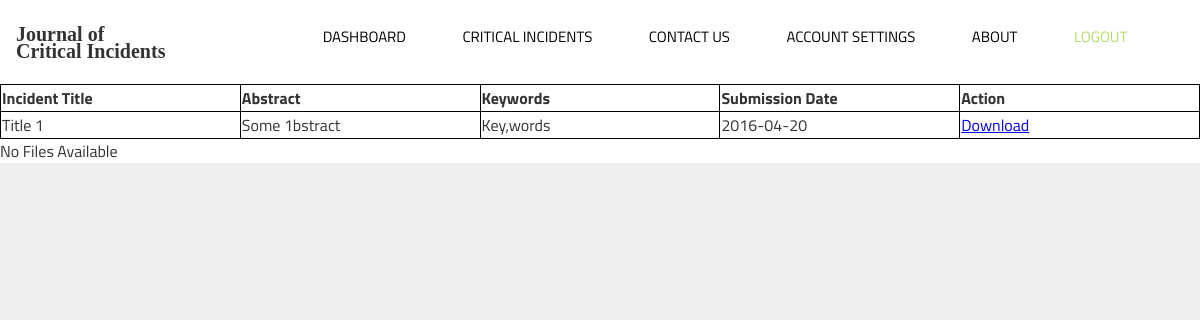
The app's page /view_incident.php?SubmissionID=1 (signed in) with its own data.
### tables this page shows
CREATE TABLE Submissions
(
SubmissionID int NOT NULL AUTO_INCREMENT,
EditorUserID int,
IncidentTitle varchar(150) NOT NULL,
Abstract varchar(5000),
SubmissionNumber TINYINT NOT NULL,
SubmissionDate date NOT NULL,
SubmissionStatusID int NOT NULL,
PreviousSubmissionID int,
Keywords varchar(5000),
PRIMARY KEY (SubmissionID),
FOREIGN KEY (SubmissionStatusID) REFERENCES SubmissionStatus(SubmissionStatusID),
FOREIGN KEY (EditorUserID) REFERENCES Users(UserID)
);

### public_html/view_incident.php (the view, shortened to what this page needs)
<?php $page_title = "View Incident";
require('../mysqli_connect.php');
include ('./includes/header.php');
$SubmissionID = $_GET["SubmissionID"];
$q_SubmissionGetInfo = "Call spSubmissionGetInfo($SubmissionID);";
$result = $dbc->query($q_SubmissionGetInfo);
if ($result->num_rows == 1) { ?>
    <table>
        <tr>
            <th>Incident Title</th>
            <th>Abstract</th>
            <th>Keywords</th>
            <th>Submission Date</th>
            <th>Action</th>
        </tr>
    <?php
    while($row = $result->fetch_assoc()) {
        echo "<tr><td>" . $row["IncidentTitle"]. "</td> <td>" . $row["Abstract"]. "</td> <td>" . $row["Keywords"]. "</td> <td>" . $row["SubmissionDate"]. "<td><a href='download.php?fid=$SubmissionID'>Download</a></td></tr>";
    }
    echo "</table>";
} elseif ($result->num_rows > 1) {
    echo "<p>An Error Occurred.</p>";
} else {
    echo "<p>Incident Not Found.</p>";
}
$q_SubmissionGetFilesList = "Call spSubmissionGetFilesList($SubmissionID);";
$result = $dbc->query($q_SubmissionGetFilesList);
if ($result->num_rows > 0) { ?>
    <table>
        <tr>
            <th>File Name</th>
            <th>File Size</th>
            <th>File Type</th>
        </tr>
    <?php
    while($row = $result->fetch_assoc()) {
        echo "<tr><td>" . $row["FileName"]. "</td> <td>" . $row["FileSize"]. "</td> <td>" . $row["FileType"]. "<td><a href='#'>View</a></td></tr>";
    }
    echo "</table>";
} else {
    echo "<tr><td>No Files Available</td></tr>";
}
complete_procedure($dbc);?>

### public_html/css/global.css (style rules this page uses)
* { box-sizing: border-box; }
body { margin: 0; padding: 0; background-color: #eee; font-family: "Titillium Web", helvetica, arial, sans-serif; color: #333; overflow: auto; }
.jcf-select select, { z-index: 1; left: 0; top: 0; }
table { width: 100%; border-collapse: collapse; }
th { text-align: left; }
table td, table th { border: 1px solid black; }

### public_html/view_incident.php (style rules this page uses)
th { text-align: left; }
td { width : 200px; }

### records on screen
submissions: IncidentTitle "Title 1", Abstract "Some 1bstract", Keywords "Key,words", SubmissionDate "2016-04-20"
